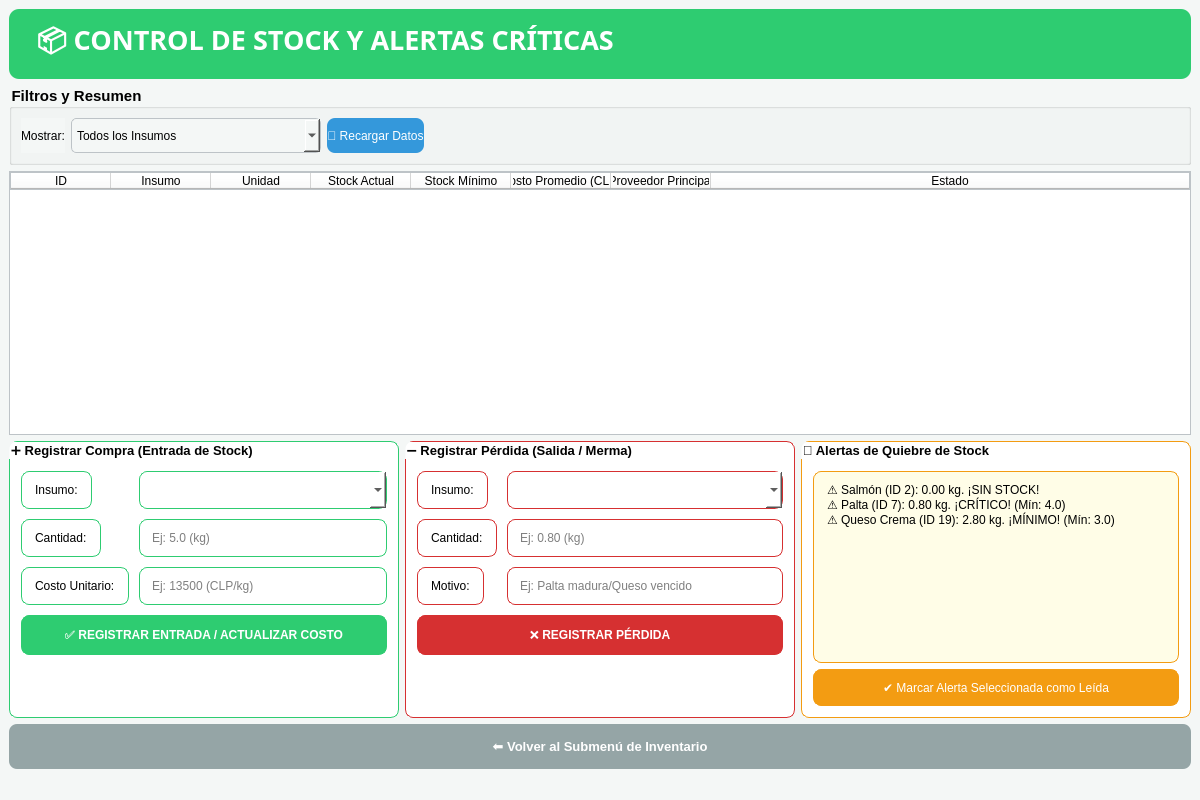
<?xml version="1.0" encoding="UTF-8"?>
<ui version="4.0">
 <class>MainWindow</class>
 <widget class="QMainWindow" name="MainWindow">
  <property name="geometry">
   <rect>
    <x>0</x>
    <y>0</y>
    <width>1200</width>
    <height>800</height>
   </rect>
  </property>
  <property name="windowTitle">
   <string>1.1 Control de Stock y Alertas - Atai Sushi SIG</string>
  </property>
  <property name="styleSheet">
   <string notr="true">background-color: #f4f7f6;</string>
  </property>
  <widget class="QWidget" name="centralwidget">
   <layout class="QGridLayout" name="gridLayout_main">
    <item row="0" column="0" colspan="3">
     <widget class="QLabel" name="label_header">
      <property name="minimumSize">
       <size>
        <width>0</width>
        <height>70</height>
       </size>
      </property>
      <property name="font">
       <font>
        <family>Segoe UI Black</family>
        <pointsize>20</pointsize>
        <weight>75</weight>
        <bold>true</bold>
       </font>
      </property>
      <property name="styleSheet">
       <string notr="true">background-color: #2ecc71; color: white; border-radius: 10px; padding-left: 20px;</string>
      </property>
      <property name="text">
       <string>📦 CONTROL DE STOCK Y ALERTAS CRÍTICAS</string>
      </property>
     </widget>
    </item>
    <item row="1" column="0" colspan="3">
     <widget class="QGroupBox" name="groupBox_filtros">
      <property name="title">
       <string>Filtros y Resumen</string>
      </property>
      <property name="font">
       <font>
        <pointsize>11</pointsize>
        <weight>75</weight>
        <bold>true</bold>
       </font>
      </property>
      <layout class="QHBoxLayout" name="horizontalLayout">
       <item>
        <widget class="QLabel" name="label_filtrar">
         <property name="text">
          <string>Mostrar:</string>
         </property>
        </widget>
       </item>
       <item>
        <widget class="QComboBox" name="combo_filtro_alertas">
         <property name="minimumSize">
          <size>
           <width>250</width>
           <height>35</height>
          </size>
         </property>
         <property name="styleSheet">
          <string notr="true">border: 1px solid #bdc3c7; border-radius: 5px; padding: 5px;</string>
         </property>
         <item>
          <property name="text">
           <string>Todos los Insumos</string>
          </property>
         </item>
         <item>
          <property name="text">
           <string>🚨 Insumos Críticos (Bajo Stock)</string>
          </property>
         </item>
         <item>
          <property name="text">
           <string>🟢 Stock Suficiente</string>
          </property>
         </item>
         <item>
          <property name="text">
           <string>Proveedor Principal</string>
          </property>
         </item>
        </widget>
       </item>
       <item>
        <widget class="QPushButton" name="boton_recargar_tabla">
         <property name="minimumSize">
          <size>
           <width>0</width>
           <height>35</height>
          </size>
         </property>
         <property name="styleSheet">
          <string notr="true">background-color: #3498db; color: white; border-radius: 8px;</string>
         </property>
         <property name="text">
          <string>🔄 Recargar Datos</string>
         </property>
        </widget>
       </item>
       <item>
        <spacer name="horizontalSpacer_3">
         <property name="orientation">
          <enum>Qt::Horizontal</enum>
         </property>
         <property name="sizeHint" stdset="0">
          <size>
           <width>40</width>
           <height>20</height>
          </size>
         </property>
        </spacer>
       </item>
      </layout>
     </widget>
    </item>
    <item row="2" column="0" colspan="3">
     <widget class="QTableWidget" name="tabla_stock_insumos">
      <property name="styleSheet">
       <string notr="true">background-color: white; border: 1px solid #bdc3c7;</string>
      </property>
      <property name="lineWidth">
       <number>1</number>
      </property>
      <attribute name="horizontalHeaderVisible">
       <bool>true</bool>
      </attribute>
      <attribute name="horizontalHeaderStretchLastSection">
       <bool>true</bool>
      </attribute>
      <column>
       <property name="text">
        <string>ID</string>
       </property>
      </column>
      <column>
       <property name="text">
        <string>Insumo</string>
       </property>
      </column>
      <column>
       <property name="text">
        <string>Unidad</string>
       </property>
      </column>
      <column>
       <property name="text">
        <string>Stock Actual</string>
       </property>
      </column>
      <column>
       <property name="text">
        <string>Stock Mínimo</string>
       </property>
      </column>
      <column>
       <property name="text">
        <string>Costo Promedio (CLP)</string>
       </property>
      </column>
      <column>
       <property name="text">
        <string>Proveedor Principal</string>
       </property>
      </column>
      <column>
       <property name="text">
        <string>Estado</string>
       </property>
      </column>
     </widget>
    </item>
    <item row="3" column="0">
     <widget class="QGroupBox" name="groupBox_compra">
      <property name="title">
       <string>➕ Registrar Compra (Entrada de Stock)</string>
      </property>
      <property name="font">
       <font>
        <pointsize>10</pointsize>
        <weight>75</weight>
        <bold>true</bold>
       </font>
      </property>
      <property name="styleSheet">
       <string notr="true">background-color: white; border: 1px solid #2ecc71; border-radius: 8px; padding: 10px;</string>
      </property>
      <layout class="QFormLayout" name="formLayout_compra">
       <property name="horizontalSpacing">
        <number>10</number>
       </property>
       <property name="verticalSpacing">
        <number>10</number>
       </property>
       <item row="0" column="0">
        <widget class="QLabel" name="label_insumo_compra">
         <property name="text">
          <string>Insumo:</string>
         </property>
        </widget>
       </item>
       <item row="0" column="1">
        <widget class="QComboBox" name="combo_insumo_compra">
         <property name="minimumSize">
          <size>
           <width>0</width>
           <height>30</height>
          </size>
         </property>
        </widget>
       </item>
       <item row="1" column="0">
        <widget class="QLabel" name="label_cantidad_compra">
         <property name="text">
          <string>Cantidad:</string>
         </property>
        </widget>
       </item>
       <item row="1" column="1">
        <widget class="QLineEdit" name="entrada_cantidad_compra">
         <property name="minimumSize">
          <size>
           <width>0</width>
           <height>30</height>
          </size>
         </property>
         <property name="placeholderText">
          <string>Ej: 5.0 (kg)</string>
         </property>
        </widget>
       </item>
       <item row="2" column="0">
        <widget class="QLabel" name="label_costo_unitario">
         <property name="text">
          <string>Costo Unitario:</string>
         </property>
        </widget>
       </item>
       <item row="2" column="1">
        <widget class="QLineEdit" name="entrada_costo_unitario">
         <property name="minimumSize">
          <size>
           <width>0</width>
           <height>30</height>
          </size>
         </property>
         <property name="placeholderText">
          <string>Ej: 13500 (CLP/kg)</string>
         </property>
        </widget>
       </item>
       <item row="3" column="0" colspan="2">
        <widget class="QPushButton" name="boton_registrar_compra">
         <property name="minimumSize">
          <size>
           <width>0</width>
           <height>40</height>
          </size>
         </property>
         <property name="font">
          <font>
           <weight>75</weight>
           <bold>true</bold>
          </font>
         </property>
         <property name="styleSheet">
          <string notr="true">background-color: #2ecc71; color: white; border-radius: 8px;</string>
         </property>
         <property name="text">
          <string>✅ REGISTRAR ENTRADA / ACTUALIZAR COSTO</string>
         </property>
        </widget>
       </item>
      </layout>
     </widget>
    </item>
    <item row="3" column="1">
     <widget class="QGroupBox" name="groupBox_perdida">
      <property name="title">
       <string>➖ Registrar Pérdida (Salida / Merma)</string>
      </property>
      <property name="font">
       <font>
        <pointsize>10</pointsize>
        <weight>75</weight>
        <bold>true</bold>
       </font>
      </property>
      <property name="styleSheet">
       <string notr="true">background-color: white; border: 1px solid #d63031; border-radius: 8px; padding: 10px;</string>
      </property>
      <layout class="QFormLayout" name="formLayout_perdida">
       <property name="horizontalSpacing">
        <number>10</number>
       </property>
       <property name="verticalSpacing">
        <number>10</number>
       </property>
       <item row="0" column="0">
        <widget class="QLabel" name="label_insumo_perdida">
         <property name="text">
          <string>Insumo:</string>
         </property>
        </widget>
       </item>
       <item row="0" column="1">
        <widget class="QComboBox" name="combo_insumo_perdida">
         <property name="minimumSize">
          <size>
           <width>0</width>
           <height>30</height>
          </size>
         </property>
        </widget>
       </item>
       <item row="1" column="0">
        <widget class="QLabel" name="label_cantidad_perdida">
         <property name="text">
          <string>Cantidad:</string>
         </property>
        </widget>
       </item>
       <item row="1" column="1">
        <widget class="QLineEdit" name="entrada_cantidad_perdida">
         <property name="minimumSize">
          <size>
           <width>0</width>
           <height>30</height>
          </size>
         </property>
         <property name="placeholderText">
          <string>Ej: 0.80 (kg)</string>
         </property>
        </widget>
       </item>
       <item row="2" column="0">
        <widget class="QLabel" name="label_motivo_perdida">
         <property name="text">
          <string>Motivo:</string>
         </property>
        </widget>
       </item>
       <item row="2" column="1">
        <widget class="QLineEdit" name="entrada_motivo_perdida">
         <property name="minimumSize">
          <size>
           <width>0</width>
           <height>30</height>
          </size>
         </property>
         <property name="placeholderText">
          <string>Ej: Palta madura/Queso vencido</string>
         </property>
        </widget>
       </item>
       <item row="3" column="0" colspan="2">
        <widget class="QPushButton" name="boton_registrar_perdida">
         <property name="minimumSize">
          <size>
           <width>0</width>
           <height>40</height>
          </size>
         </property>
         <property name="font">
          <font>
           <weight>75</weight>
           <bold>true</bold>
          </font>
         </property>
         <property name="styleSheet">
          <string notr="true">background-color: #d63031; color: white; border-radius: 8px;</string>
         </property>
         <property name="text">
          <string>❌ REGISTRAR PÉRDIDA</string>
         </property>
        </widget>
       </item>
      </layout>
     </widget>
    </item>
    <item row="3" column="2">
     <widget class="QGroupBox" name="groupBox_alertas">
      <property name="title">
       <string>🚨 Alertas de Quiebre de Stock</string>
      </property>
      <property name="font">
       <font>
        <pointsize>10</pointsize>
        <weight>75</weight>
        <bold>true</bold>
       </font>
      </property>
      <property name="styleSheet">
       <string notr="true">background-color: white; border: 1px solid #f39c12; border-radius: 8px; padding: 10px;</string>
      </property>
      <layout class="QVBoxLayout" name="verticalLayout_alertas">
       <item>
        <widget class="QListWidget" name="lista_alertas">
         <property name="styleSheet">
          <string notr="true">background-color: #fffde7; border: 1px solid #f39c12;</string>
         </property>
         <item>
          <property name="text">
           <string>⚠️ Salmón (ID 2): 0.00 kg. ¡SIN STOCK!</string>
          </property>
         </item>
         <item>
          <property name="text">
           <string>⚠️ Palta (ID 7): 0.80 kg. ¡CRÍTICO! (Mín: 4.0)</string>
          </property>
         </item>
         <item>
          <property name="text">
           <string>⚠️ Queso Crema (ID 19): 2.80 kg. ¡MÍNIMO! (Mín: 3.0)</string>
          </property>
         </item>
        </widget>
       </item>
       <item>
        <widget class="QPushButton" name="boton_marcar_leida">
         <property name="minimumSize">
          <size>
           <width>0</width>
           <height>35</height>
          </size>
         </property>
         <property name="styleSheet">
          <string notr="true">background-color: #f39c12; color: white; border-radius: 8px;</string>
         </property>
         <property name="text">
          <string>✔️ Marcar Alerta Seleccionada como Leída</string>
         </property>
        </widget>
       </item>
      </layout>
     </widget>
    </item>
    <item row="4" column="0" colspan="3">
     <widget class="QPushButton" name="boton_volver_submenu">
      <property name="minimumSize">
       <size>
        <width>0</width>
        <height>45</height>
       </size>
      </property>
      <property name="font">
       <font>
        <pointsize>10</pointsize>
        <weight>75</weight>
        <bold>true</bold>
       </font>
      </property>
      <property name="styleSheet">
       <string notr="true">background-color: #95a5a6; color: white; border-radius: 8px;</string>
      </property>
      <property name="text">
       <string>⬅️ Volver al Submenú de Inventario</string>
      </property>
     </widget>
    </item>
   </layout>
  </widget>
  <widget class="QStatusBar" name="statusbar"/>
 </widget>
 <resources/>
 <connections/>
</ui>
